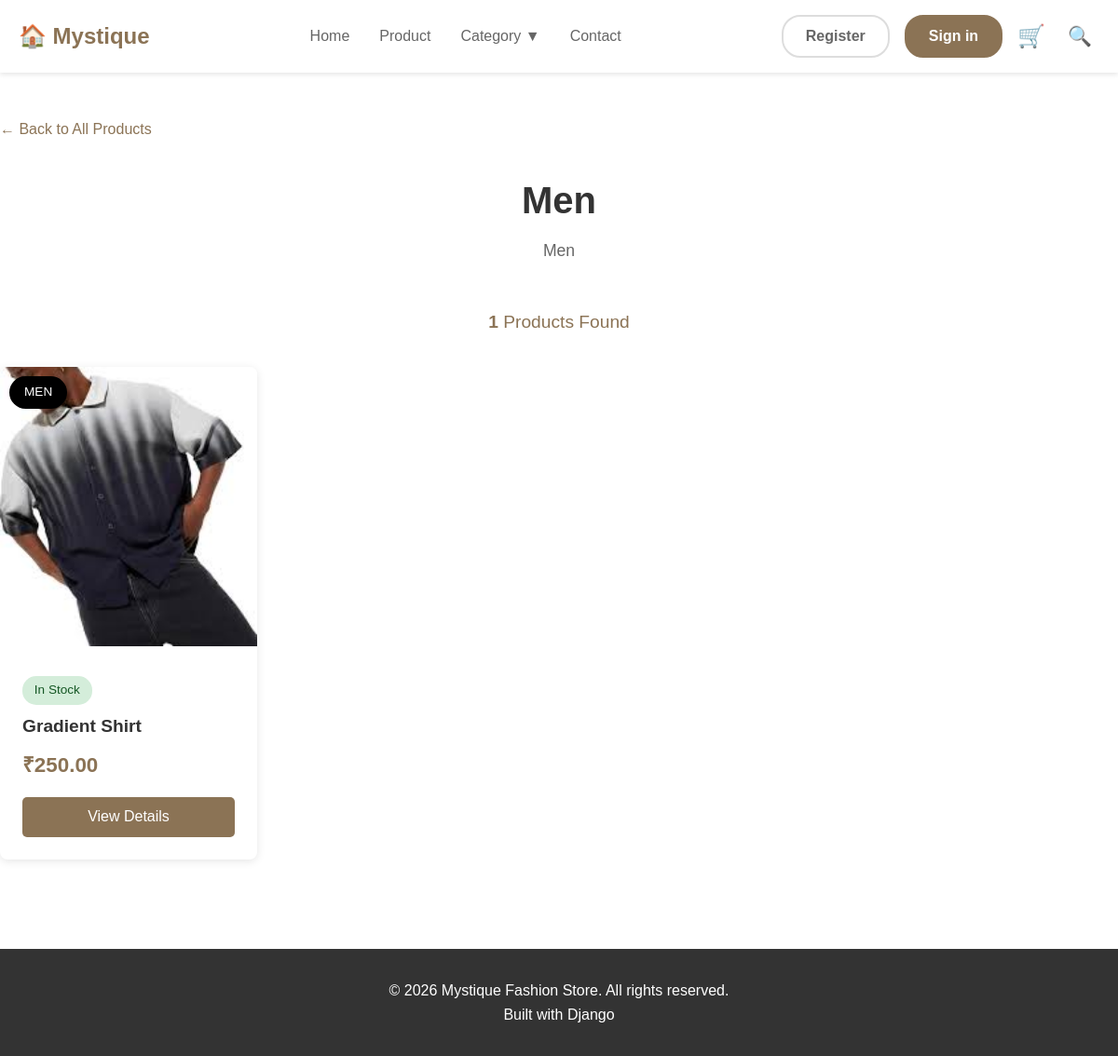
The app's page /products/category/men/, older data.
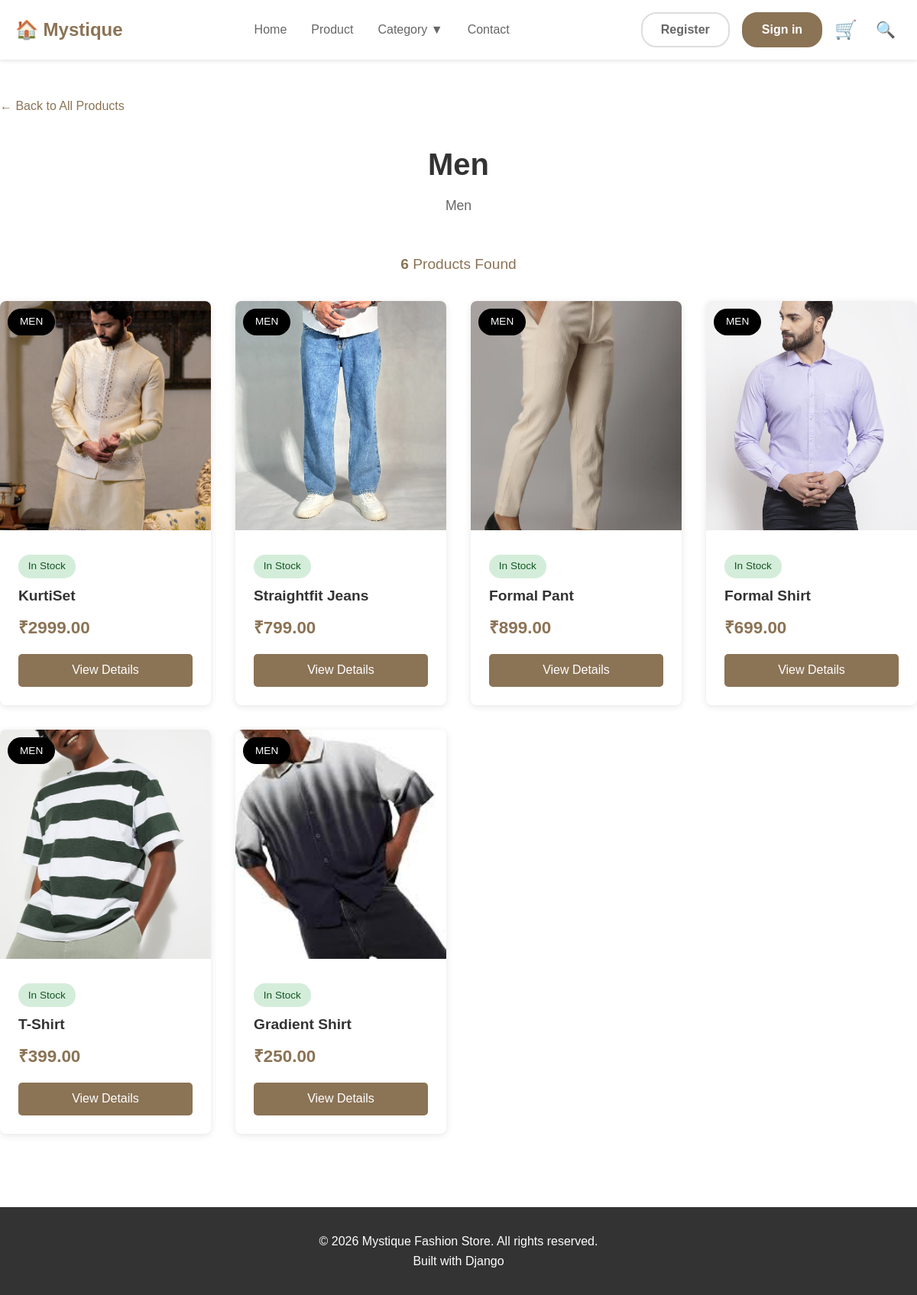
The same page, newer data.
### products/models.py (models this page shows, shortened)
class Category(models.Model):
    CATEGORY_CHOICES = [
        ('ALL', 'All'),
        ('KIDS_FEMALE', 'Girls'),
        ('KIDS_MALE', 'Boys'),
        ('MEN', 'Men'),
        ('WOMEN', 'Women'),
        ('FOOTWEAR', 'Footwear'),
    ]
    name = models.CharField(max_length=100, choices=CATEGORY_CHOICES, unique=True)
    slug = models.SlugField(unique=True, blank=True)
    description = models.TextField(blank=True)
    created_at = models.DateTimeField(auto_now_add=True)
    class Meta:
        verbose_name_plural = 'Categories'
        ordering = ['name']

class Product(models.Model):
    STOCK_STATUS = [
        ('IN_STOCK', 'In Stock'),
        ('OUT_OF_STOCK', 'Out of Stock'),
    ]
    SIZE_CHOICES = [
        ('XS', 'Extra Small'),
        ('S', 'Small'),
        ('M', 'Medium'),
        ('L', 'Large'),
        ('XL', 'Extra Large'),
        ('XXL', '2XL'),
        ('FREE', 'Free Size'),
    ]
    name = models.CharField(max_length=200)
    slug = models.SlugField(unique=True, blank=True)
    category = models.ForeignKey(Category, on_delete=models.CASCADE, related_name='products')
    price = models.DecimalField(max_digits=10, decimal_places=2)
    description = models.TextField(blank=True)
    image = models.ImageField(upload_to='products/')
    stock_status = models.CharField(max_length=20, choices=STOCK_STATUS, default='IN_STOCK')
    available_sizes = models.CharField(max_length=200, help_text='Comma-separated sizes')
    created_at = models.DateTimeField(auto_now_add=True)
    updated_at = models.DateTimeField(auto_now=True)
    featured = models.BooleanField(default=False)
    def is_in_stock(self):
        return self.stock_status == 'IN_STOCK'
    class Meta:
        ordering = ['-created_at']

### products/views.py (the view)
# urls.py: path('category/<slug:slug>/', views.category_products_view, name='category_products'),
def category_products_view(request, slug):
    category = get_object_or_404(Category, slug=slug)
    products = Product.objects.filter(category=category)
    paginator = Paginator(products, 8)
    page_number = request.GET.get('page')
    page_obj = paginator.get_page(page_number)
    context = {
        'category': category,
        'products': page_obj,
    }
    return render(request, 'products/category_products.html', context)

### cart/context_processors.py (called while the page is built)
def cart_context(request):
    return {
        'cart_count': get_cart_count(request),
        'cart_total': get_cart_total(request),
    }

### cart/utils.py (called while the page is built, shortened)
def get_cart_total(request):
    if request.user.is_authenticated:
        cart = get_user_cart(request.user)
        return cart.get_total()
    else:
        session_cart = SessionCart(request)
        return session_cart.get_total()

def get_cart_count(request):
    if request.user.is_authenticated:
        cart = get_user_cart(request.user)
        return cart.get_items_count()
    else:
        session_cart = SessionCart(request)
        return session_cart.get_items_count()

    def get_items(self):
        product_ids = self.cart.keys()
        products = Product.objects.filter(id__in=product_ids)
        items = []
        return items

    def get_total(self):
        return sum(Decimal(item['subtotal']) for item in self.get_items())

    def get_items_count(self):
        return sum(item['quantity'] for item in self.cart.values())

### products/templates/products/category_products.html (shortened to what this page needs)
{% extends 'base.html' %}
{% load static %}
{% block content %}
<section class="category-section container">
    <a href="{% url 'products:product_list' %}" class="back-link">← Back to All Products</a>
    <div class="category-header">
        <h1>{{ category.get_name_display }}</h1>
        {% if category.description %}
        <div class="category-description">
            <p>{{ category.description }}</p>
        </div>
        {% endif %}
    </div>
    <div class="products-count">
        <strong>{{ products.paginator.count }}</strong> Products Found
    </div>
    {% if products %}
    <div class="products-grid">
        {% for product in products %}
        <div class="product-card">
            <div style="position: relative;">
                <img src="{{ product.image.url }}" alt="{{ product.name }}" class="product-image">
                <span class="product-badge">{{ product.category.get_name_display }}</span>
            </div>
            <div class="product-info">
                <span class="stock-badge {% if product.is_in_stock %}in-stock{% else %}out-of-stock{% endif %}">
                    {{ product.get_stock_status_display }}
                </span>
                <h3 class="product-name">{{ product.name }}</h3>
                <p class="product-price">₹{{ product.price }}</p>
                <a href="{% url 'products:product_detail' product.slug %}" style="text-decoration: none;">
                    <button class="view-details-btn">View Details</button>
                </a>
            </div>
        </div>
        {% endfor %}
    </div>
    {% endif %}
</section>
{% endblock %}

### templates/base.html (shortened to what this page needs)
<!DOCTYPE html>
<html lang="en">
<head>
    {% load static %}
    <link rel="stylesheet" href="{% static 'css/style.css' %}">
</head>
<body>
    {% include 'navbar.html' %}
    <main>
        {% block content %}{% endblock %}
    </main>
    {% include 'footer.html' %}
</body>
</html>

### templates/navbar.html (shortened to what this page needs)
<header>
    <div class="container">
        <nav>
            <a href="{% url 'core:home' %}" class="logo">
                🏠 Mystique
            </a>
            <ul class="nav-links">
                <li><a href="{% url 'core:home' %}">Home</a></li>
                <li><a href="{% url 'products:product_list' %}">Product</a></li>
                <li><a href="#" class="category-dropdown-toggle">Category ▼</a>
                </li>
                <li><a href="{% url 'core:contact' %}">Contact</a></li>
            </ul>
            <div class="nav-right">
                {% if user.is_authenticated %}
                    <span class="user-greeting">Hello, {{ user.username }}</span>
                    <a href="{% url 'authentication:logout' %}" class="nav-button">Logout</a>
                {% else %}
                    <a href="{% url 'authentication:register' %}" class="nav-button">Register</a>
                    <a href="{% url 'authentication:login' %}" class="nav-button signin-btn">Sign in</a>
                {% endif %}
                <a href="{% url 'cart:cart' %}" class="cart-icon">
                    🛒
                </a>
                <button onclick="openSearchModal()" class="search-btn" title="Search Products">🔍</button>
            </div>
        </nav>
    </div>
</header>

### templates/footer.html
<footer>
    <div class="container">
        <p>&copy; 2026 Mystique Fashion Store. All rights reserved.</p>
        <p>Built with Django</p>
    </div>
</footer>

### static/css/style.css (style rules this page uses)
.products-grid { display: grid; grid-template-columns: repeat(auto-fill, minmax(250px, 1fr)); gap: 2rem; margin-top: 2rem; }
.product-card { background: white; border-radius: 8px; overflow: hidden; box-shadow: 0 2px 10px rgba(0,0,0,0.1); transition: transform 0.3s; position: relative; }
.product-image { width: 100%; height: 250px; object-fit: cover; }
.product-info { padding: 1rem; }
.product-badge { position: absolute; top: 10px; left: 10px; background: black; color: white; padding: 0.3rem 0.8rem; border-radius: 15px; font-size: 0.8rem; z-index: 10; }
.product-name { font-size: 1.1rem; margin-bottom: 0.5rem; }
.product-price { font-size: 1.3rem; color: #8B7355; font-weight: bold; }

### templates/base.html (style rules this page uses)
* { margin: 0; padding: 0; box-sizing: border-box; }
body { font-family: Arial, sans-serif; line-height: 1.6; color: #333; }
.container { max-width: 1200px; margin: 0 auto; padding: 0 20px; }
header { background: white; padding: 1rem 0; box-shadow: 0 2px 5px rgba(0,0,0,0.1); position: sticky; top: 0; z-index: 100; }
nav { display: flex; justify-content: space-between; align-items: center; }
.logo { display: flex; align-items: center; font-size: 1.5rem; font-weight: bold; text-decoration: none; color: #8B7355; }
.nav-links { display: flex; list-style: none; gap: 2rem; }
.nav-links a { text-decoration: none; color: #666; transition: color 0.3s; }
.nav-right { display: flex; gap: 1rem; align-items: center; }
.cart-icon { position: relative; }
footer { background: #333; color: white; text-align: center; padding: 2rem; margin-top: 3rem; }

### templates/navbar.html (style rules this page uses)
header { background: white; padding: 1rem 0; box-shadow: 0 2px 5px rgba(0,0,0,0.1); position: sticky; top: 0; z-index: 1000; }
nav { display: flex; justify-content: space-between; align-items: center; }
.logo { display: flex; align-items: center; font-size: 1.5rem; font-weight: bold; text-decoration: none; color: #8B7355; }
.nav-links { display: flex; list-style: none; gap: 2rem; margin: 0; padding: 0; }
.nav-links a { text-decoration: none; color: #666; transition: color 0.3s; font-weight: 500; }
.nav-links li { position: relative; }
.nav-right { display: flex; gap: 1rem; align-items: center; }
.nav-button { text-decoration: none !important; color: #666 !important; padding: 0.5rem 1.5rem; border-radius: 20px; border: 2px solid #ddd; transition: all 0.3s; font-weight: 600; background: white; }
.signin-btn { background: #8B7355 !important; color: white !important; border-color: #8B7355; }
.cart-icon { position: relative; font-size: 1.5rem; text-decoration: none; }
.search-btn { background: none; border: none; font-size: 1.3rem; cursor: pointer; padding: 0.5rem; transition: transform 0.2s; }

### products/templates/products/category_products.html (style rules this page uses)
.category-section { padding: 3rem 0; }
.category-header { text-align: center; margin-bottom: 3rem; }
.category-header h1 { font-size: 2.5rem; color: #333; margin-bottom: 0.5rem; }
.category-header p { color: #666; font-size: 1.1rem; }
.category-description { max-width: 800px; margin: 0 auto 2rem; text-align: center; color: #666; }
.products-count { text-align: center; color: #8B7355; font-size: 1.2rem; margin-bottom: 2rem; }
.products-grid { display: grid; grid-template-columns: repeat(auto-fill, minmax(250px, 1fr)); gap: 2rem; }
.product-card { background: white; border-radius: 8px; overflow: hidden; box-shadow: 0 2px 10px rgba(0,0,0,0.1); transition: transform 0.3s; }
.product-image { width: 100%; height: 300px; object-fit: cover; }
.product-info { padding: 1.5rem; }
.product-badge { position: absolute; top: 10px; left: 10px; background: black; color: white; padding: 0.4rem 1rem; border-radius: 20px; font-size: 0.85rem; text-transform: uppercase; }
.product-name { font-size: 1.2rem; margin-bottom: 0.5rem; color: #333; font-weight: 600; }
.product-price { font-size: 1.4rem; color: #8B7355; font-weight: bold; margin-bottom: 1rem; }
.view-details-btn { width: 100%; padding: 0.8rem; background: #8B7355; color: white; border: none; border-radius: 5px; cursor: pointer; font-size: 1rem; transition: background 0.3s; }
.stock-badge { display: inline-block; padding: 0.3rem 0.8rem; border-radius: 15px; font-size: 0.85rem; margin-bottom: 0.5rem; }
.in-stock { background: #d4edda; color: #155724; }
.back-link { display: inline-block; margin-bottom: 2rem; color: #8B7355; text-decoration: none; font-size: 1rem; }

Row changes from the older to the newer data that the page shows:
added Product: image (picture), category.name "MEN", stock_status "In Stock", name "KurtiSet", price "2999.00"
added Product: image (picture), category.name "MEN", stock_status "In Stock", name "Straightfit Jeans", price "799.00"
added Product: image (picture), category.name "MEN", stock_status "In Stock", name "Formal Pant", price "899.00"
added Product: image (picture), category.name "MEN", stock_status "In Stock", name "Formal Shirt", price "699.00"
added Product: image (picture), category.name "MEN", stock_status "In Stock", name "T-Shirt", price "399.00"
Text that changed along with them:
{{ products.paginator.count }}: "1" → "6"
